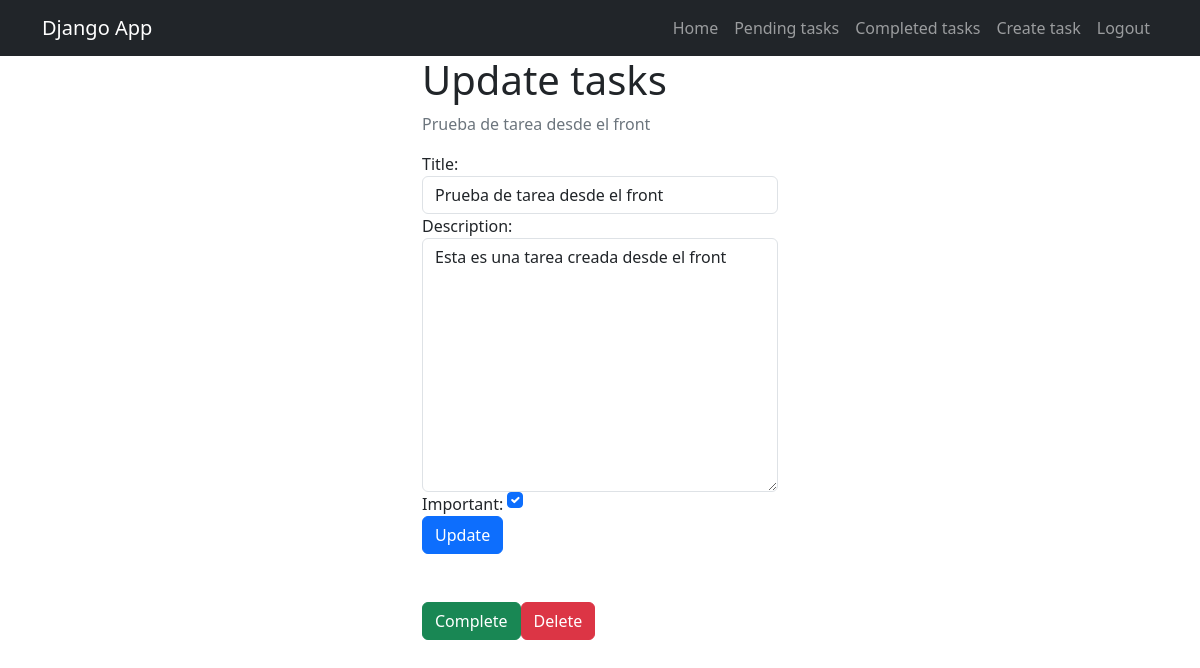
The page /tasks/4/ (signed in) on the database its author committed.
### tasks/models.py (models this page shows, shortened)
class Task(models.Model):
    title = models.CharField(max_length=100)
    description = models.TextField(blank=True)
    created = models.DateTimeField(auto_now_add=True)
    date_completed = models.DateTimeField(null=True, blank=True)
    important = models.BooleanField(default=False)
    user = models.ForeignKey(User, on_delete=models.CASCADE)

### tasks/views.py (the view, shortened to what this page needs)
# urls.py: path("tasks/<int:task_id>/", views.task_detail, name="task_detail"),
@login_required
def task_detail(request, task_id):
    if request.method == 'GET':
        task = get_object_or_404(Task, pk=task_id, user=request.user)
        form = TaskForm(instance=task)
        return render(request, 'task_detail.html',{
            'task': task,
            'form': form
        })

### tasks/forms.py
class TaskForm(ModelForm):
    class Meta:
        model = Task
        fields = ['title', 'description', 'important']
        widgets = {
            'title': forms.TextInput(attrs={'class': 'form-control', 'placeholder': 'Title'}),
            'description': forms.Textarea(attrs={'class': 'form-control', 'placeholder': 'Description'}),
            'important': forms.CheckboxInput(attrs={'class': 'form-check-input m-auto'}),
        }

### tasks/templates/task_detail.html (shortened to what this page needs)
{% extends 'base.html' %}
{% block content %}
<main class="container">
    <div class="row">
        <div class="col-md-4 offset-md-4">
            <h1>Update tasks</h1>
            <p class="text-secondary">{{task.title}}</p>
            <form action="" method="POST">
                {{form}}
                <button class="btn btn-primary">Update</button>
            </form>
            <div class="mt-5 d-flex">
                <form action="{% url 'completed_task' task.id %}" method="POST">
                    <button class="btn btn-success">Complete</button>
                </form>
                <form action="{% url 'delete_task' task.id %}" method="POST">
                    <button class="btn btn-danger">Delete</button>
                </form>
            </div>
        </div>
    </div>
</main>
{% endblock %}

### rows shown on the page
Task: title "Prueba de tarea desde el front", description "Esta es una tarea creada desde el front", important "☑"
